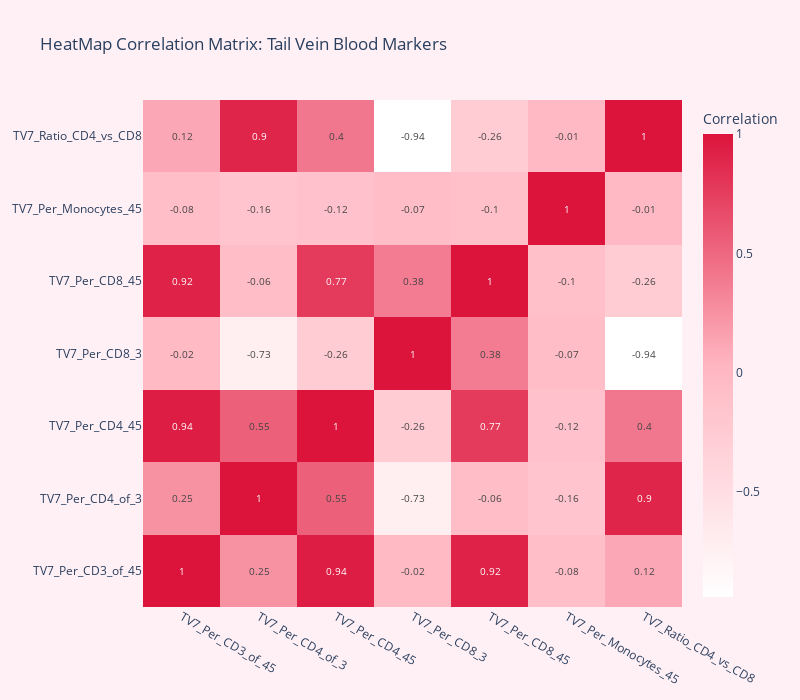

The notebook cell this image was saved under:
### Markdown cell above
## heatmaps

### Code cell
tv7_cols = [col for col in numeric_cols if 'TV7' in col]

if df is not None and len(tv7_cols) > 1:
    corr_matrix = df[tv7_cols].corr()

    fig = go.Figure(data=go.Heatmap(
        z=corr_matrix.values,
        x=corr_matrix.columns,
        y=corr_matrix.columns,
        colorscale=[
            [0, 'white'],
            [0.5, COLORS['secondary']],
            [1, COLORS['accent']]
        ],
        text=corr_matrix.values.round(2),
        texttemplate='%{text}',
        textfont={"size": 10},
        colorbar=dict(
            title="Correlation",
            tickmode="linear",
            tick0=-1,
            dtick=0.5
        )
    ))

    fig.update_layout(
        title="HeatMap Correlation Matrix: Tail Vein Blood Markers",
        height=700,
        width=800,
        paper_bgcolor=COLORS['background']
    )

    fig.show()

### Figure 1 — Plotly figure (JSON) as saved in the notebook; plotly's stock layout.template omitted (floating-point values rounded to 4 significant figures)
{"data": [{"colorbar": {"dtick": 0.5, "tick0": -1, "tickmode": "linear", "title": {"text": "Correlation"}}, "colorscale": [[0, "white"], [0.5, "#FFB6C1"], [1, "#DC143C"]], "text": [[1.0, 0.25, 0.94, -0.02, 0.92, -0.08, 0.12], [0.25, 1.0, 0.55, -0.73, -0.06, -0.16, 0.9], [0.94, 0.55, 1.0, -0.26, 0.77, -0.12, 0.4], [-0.02, -0.73, -0.26, 1.0, 0.38, -0.07, -0.94], [0.92, -0.06, 0.77, 0.38, 1.0, -0.1, -0.26], [-0.08, -0.16, -0.12, -0.07, -0.1, 1.0, -0.01], [0.12, 0.9, 0.4, -0.94, -0.26, -0.01, 1.0]], "textfont": {"size": 10}, "texttemplate": "%{text}", "type": "heatmap", "x": ["TV7_Per_CD3_of_45", "TV7_Per_CD4_of_3", "TV7_Per_CD4_45", "TV7_Per_CD8_3", "TV7_Per_CD8_45", "TV7_Per_Monocytes_45", "TV7_Ratio_CD4_vs_CD8"], "y": ["TV7_Per_CD3_of_45", "TV7_Per_CD4_of_3", "TV7_Per_CD4_45", "TV7_Per_CD8_3", "TV7_Per_CD8_45", "TV7_Per_Monocytes_45", "TV7_Ratio_CD4_vs_CD8"], "z": [[1.0, 0.2463, 0.9442, -0.0198, 0.9155, -0.0765, 0.121], [0.2463, 1.0, 0.5461, -0.725, -0.06232, -0.1612, 0.9004], [0.9442, 0.5461, 1.0, -0.2573, 0.7663, -0.1182, 0.4048], [-0.0198, -0.725, -0.2573, 1.0, 0.3763, -0.06805, -0.9392], [0.9155, -0.06232, 0.7663, 0.3763, 1.0, -0.1001, -0.263], [-0.0765, -0.1612, -0.1182, -0.06805, -0.1001, 1.0, -0.01352], [0.121, 0.9004, 0.4048, -0.9392, -0.263, -0.01352, 1.0]]}], "layout": {"height": 700, "paper_bgcolor": "#FFF0F5", "title": {"text": "HeatMap Correlation Matrix: Tail Vein Blood Markers"}, "width": 800}}
